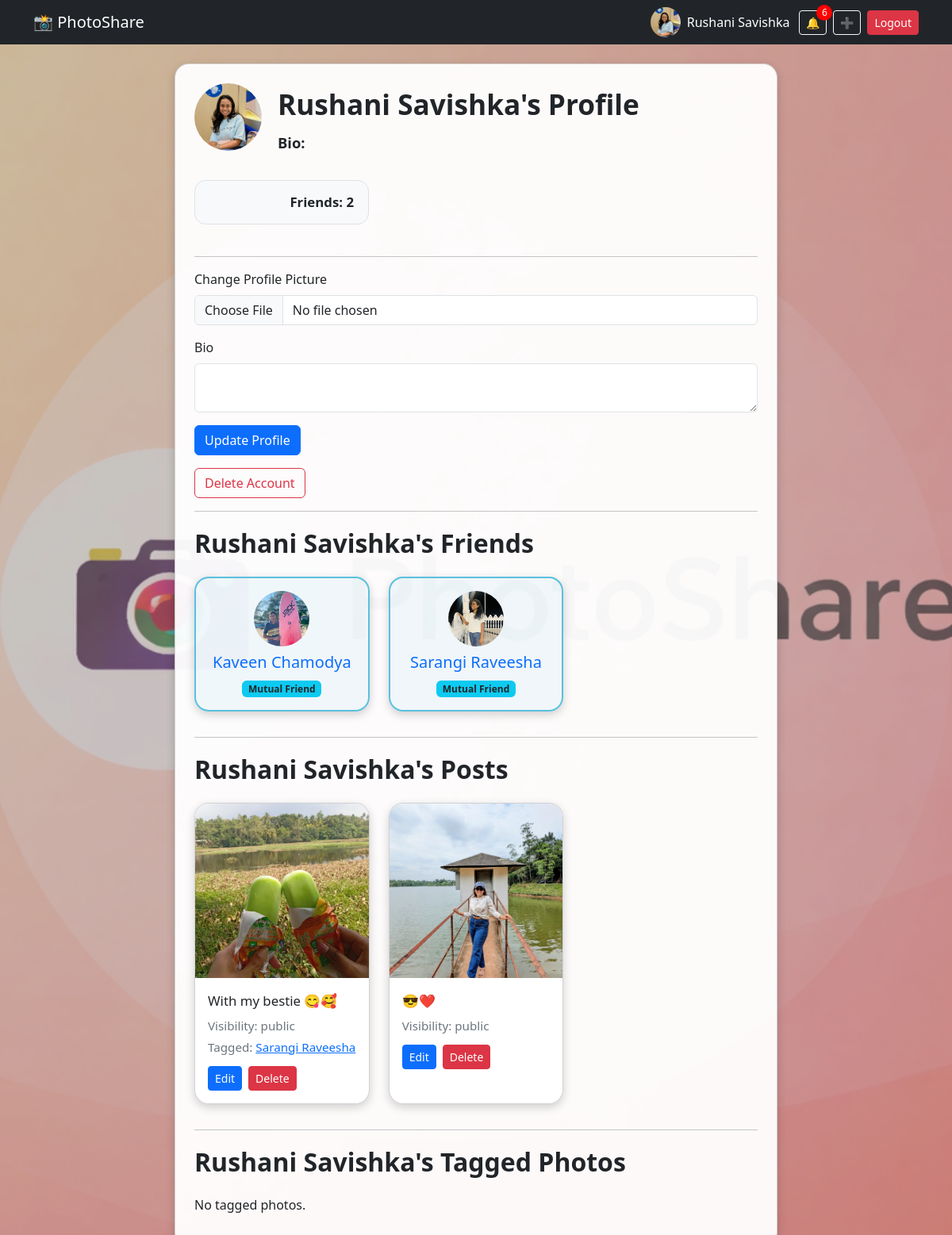
Screenshot of /users/Rushani Savishka/ (signed in) with the database file from the repository.
### users/models.py (models this page shows, shortened)
class Profile(models.Model):
    user = models.OneToOneField(User, on_delete=models.CASCADE, related_name='profile')
    bio = models.TextField(blank=True)
    avatar = models.ImageField(upload_to='avatars/', blank=True, null=True)
    friends = models.ManyToManyField('self', blank=True, symmetrical=True)

### photos/models.py (models this page shows, shortened)
class Photo(models.Model):
    VISIBILITY_CHOICES = [
        ('public', 'Public'),
        ('friends', 'Friends'),
        ('private', 'Private'),
    ]
    author = models.ForeignKey(User, on_delete=models.CASCADE, related_name='photos')
    image = models.ImageField(upload_to='photos/')
    caption = models.TextField(blank=True)
    visibility = models.CharField(max_length=10, choices=VISIBILITY_CHOICES, default='public')
    created_at = models.DateTimeField(auto_now_add=True)

class PhotoTag(models.Model):
    photo = models.ForeignKey(Photo, on_delete=models.CASCADE, related_name='tags')
    user = models.ForeignKey(User, on_delete=models.SET_NULL, null=True, blank=True, related_name='photo_tags')
    username_snapshot = models.CharField(max_length=150)
    class Meta:
        unique_together = ('photo', 'username_snapshot')
    @property
    def display_name(self):
        return self.user.username if self.user else self.username_snapshot

### users/views.py (the view, shortened to what this page needs)
# urls.py: path('<str:username>/', views.profile, name='profile'),
@login_required
def profile(request, username):
    profile_user = get_object_or_404(User, username=username)
    viewer = request.user
    is_own_profile = viewer == profile_user
    is_friend = False
    if not is_own_profile:
        is_friend = viewer.profile in profile_user.profile.friends.all()
    if is_own_profile:
        photos = Photo.objects.filter(author=profile_user).order_by('-created_at')
    elif is_friend:
        photos = Photo.objects.filter(
            author=profile_user,
            visibility__in=['public', 'friends']
        ).order_by('-created_at')
    else:
        photos = Photo.objects.filter(
            author=profile_user,
            visibility='public'
        ).order_by('-created_at')
    if is_own_profile:
        tagged_photos = Photo.objects.filter(tags__user=profile_user).exclude(author=profile_user).distinct()
    elif is_friend:
        tagged_photos = Photo.objects.filter(
            tags__user=profile_user
        ).exclude(author=profile_user).filter(
            visibility__in=['public', 'friends']
        ).distinct()
    else:
        tagged_photos = Photo.objects.filter(
            tags__user=profile_user,
            visibility='public'
        ).exclude(author=profile_user).distinct()
    sent_request = FriendRequest.objects.filter(sender=viewer, receiver=profile_user).first() if not is_own_profile else None
    received_request = FriendRequest.objects.filter(sender=profile_user, receiver=viewer).first() if not is_own_profile else None
    profile_friends = profile_user.profile.friends.select_related('user').all()
    viewer_friend_ids = set(viewer.profile.friends.values_list('id', flat=True))
    friend_cards = []
    for friend_profile in profile_friends:
        if friend_profile.user == viewer:
            relation_state = 'you'
        elif friend_profile.id in viewer_friend_ids:
            relation_state = 'mutual'
        friend_cards.append({
            'profile': friend_profile,
            'relation_state': relation_state,
        })
    friends_count = len(friend_cards)
    connection_with_you = 0
    if is_friend:
        connection_with_you = 1
    context = {
        'profile_user': profile_user,
        'photos': photos,
        'tagged_photos': tagged_photos,
        'is_own_profile': is_own_profile,
        'is_friend': is_friend,
        'sent_request': sent_request,
        'received_request': received_request,
        'friend_cards': friend_cards,
        'friends_count': friends_count,
        'connection_with_you': connection_with_you,
    }
    return render(request, 'photos/profile.html', context)

### users/context_processors.py (called while the page is built)
def notifications_count(request):
    if request.user.is_authenticated:
        return {
            'unread_notifications_count': request.user.notifications.filter(is_read=False).count()
        }
    return {'unread_notifications_count': 0}

### templates/photos/profile.html (shortened to what this page needs)
{% extends 'base.html' %}
{% block content %}
<div class="card p-4">
    <div class="profile-top mb-4">
        <div class="profile-left">
            <div>
                {% if profile_user.profile.avatar %}
                    <img src="{{ profile_user.profile.avatar.url }}" class="profile-avatar-lg">
                {% else %}
                    <img src="https://via.placeholder.com/85x85.png?text=U" class="profile-avatar-lg">
                {% endif %}
            </div>
            <div>
                <div class="profile-name">{{ profile_user.username }}'s Profile</div>
                <div class="profile-bio">
                    <strong>Bio:</strong> {{ profile_user.profile.bio }}
                </div>
            </div>
        </div>
        <div class="profile-stats">
            <div class="profile-stat-box">
                <div class="profile-stat-line">
                    Friends: {{ friends_count }}
                </div>
            </div>
        </div>
    </div>
    {% if is_own_profile %}
    <hr>
    <form method="POST" enctype="multipart/form-data">
        <label class="form-label">Change Profile Picture</label>
        <input type="file" name="avatar" class="form-control mb-3">
        <label class="form-label">Bio</label>
        <textarea name="bio" class="form-control mb-3">{{ profile_user.profile.bio }}</textarea>
        <button class="btn btn-primary">Update Profile</button>
    </form>
    <div class="mt-3">
        <a href="{% url 'delete_account' %}" class="btn btn-outline-danger">Delete Account</a>
    </div>
    {% endif %}
    <hr>
    <div class="section-title">{{ profile_user.username }}'s Friends</div>
    {% if friend_cards %}
        <div class="row">
            {% for card in friend_cards %}
                <div class="col-md-4 mb-3">
                    <div class="card h-100 friend-card {% if card.relation_state == 'mutual' %}mutual-card{% endif %}">
                        <div class="card-body text-center">
                            {% if card.profile.avatar %}
                                <img src="{{ card.profile.avatar.url }}" class="avatar mb-2" style="width:70px;height:70px;">
                            {% else %}
                                <img src="https://via.placeholder.com/70x70.png?text=U" class="avatar mb-2" style="width:70px;height:70px;">
                            {% endif %}
                            <h5 class="mb-2">
                                <a href="{% url 'profile' card.profile.user.username %}" style="text-decoration:none;">
                                    {{ card.profile.user.username }}
                                </a>
                            </h5>
                            {% if card.relation_state == 'you' %}
                                <span class="badge bg-dark">You</span>
                            {% elif card.relation_state == 'mutual' %}
                                <span class="badge bg-info text-dark">Mutual Friend</span>
                            {% elif card.relation_state == 'sent' %}
                                <span class="badge bg-secondary">Request Sent</span>
                            {% elif card.relation_state == 'received' %}
                                <a href="{% url 'accept_friend_request' card.profile.user.username %}" class="btn btn-success btn-sm">Accept</a>
                            {% else %}
                                <a href="{% url 'send_friend_request' card.profile.user.username %}" class="btn btn-primary btn-sm">Add Friend</a>
                            {% endif %}
                        </div>
                    </div>
                </div>
            {% endfor %}
        </div>
    {% else %}
        <p>No friends yet.</p>
    {% endif %}
    <hr>
    <div class="section-title">{{ profile_user.username }}'s Posts</div>
    {% if photos %}
        <div class="row">
            {% for photo in photos %}
                <div class="col-md-4 mb-3">
                    <div class="card h-100 profile-post-card">
                        <img src="{{ photo.image.url }}" class="card-img-top" style="height:220px; object-fit:cover;">
                        <div class="card-body">
                            <p class="mb-2 post-card-text">{{ photo.caption }}</p>
                            <div class="post-meta mb-1">Visibility: {{ photo.visibility }}</div>
                            {% if photo.tags.all %}
                                <div class="post-meta mb-2">
                                    Tagged:
                                    {% for tag in photo.tags.all %}
                                        {% if tag.user %}
                                            <a href="{% url 'profile' tag.user.username %}">{{ tag.display_name }}</a>
                                        {% else %}
                                            {{ tag.display_name }}
                                        {% endif %}
                                    {% endfor %}
                                </div>
                            {% endif %}
                            {% if is_own_profile %}
                                <div class="profile-post-actions">
                                    <a href="{% url 'edit_photo' photo.id %}" class="btn btn-primary btn-sm">Edit</a>
                                    <a href="{% url 'delete_photo' photo.id %}" class="btn btn-danger btn-sm">Delete</a>
                                </div>
                            {% endif %}
                        </div>
                    </div>
                </div>
            {% endfor %}
        </div>
    {% else %}
        <p>No posts yet.</p>
    {% endif %}
    <hr>
    <div class="section-title">{{ profile_user.username }}'s Tagged Photos</div>
    {% if tagged_photos %}
        <div class="row">
            {% for photo in tagged_photos %}
                <div class="col-md-4 mb-3">
                    <div class="card h-100 profile-post-card">
                        <img src="{{ photo.image.url }}" class="card-img-top" style="height:220px; object-fit:cover;">
                        <div class="card-body">
                            <p class="mb-1"><strong>Owner:</strong> {{ photo.author.username }}</p>
                            <p class="mb-2 post-card-text">{{ photo.caption }}</p>
                            <div class="post-meta">Visibility: {{ photo.visibility }}</div>
                        </div>
                    </div>
                </div>
            {% endfor %}
        </div>
    {% else %}
        <p>No tagged photos.</p>
    {% endif %}
</div>
{% endblock %}

### templates/base.html (shortened to what this page needs)
<!DOCTYPE html>
<html>
<head>
    {% load static %}
    <link href="https://cdn.jsdelivr.net/npm/bootstrap@5.3.0/dist/css/bootstrap.min.css" rel="stylesheet">
</head>
<body>
<nav class="navbar navbar-dark bg-dark">
    <div class="container">
        <a class="navbar-brand" href="/">📸 PhotoShare</a>
        <div class="d-flex align-items-center">
            {% if user.is_authenticated %}
                <a href="{% url 'profile' user.username %}" class="navbar-profile">
                    {% if user.profile.avatar %}
                        <img src="{{ user.profile.avatar.url }}" class="avatar">
                    {% else %}
                        <img src="https://via.placeholder.com/38x38.png?text=U" class="avatar">
                    {% endif %}
                    <span>{{ user.username }}</span>
                </a>
                <a href="{% url 'notifications' %}" class="btn btn-outline-light btn-sm me-2 notification-badge">
                    🔔
                    {% if unread_notifications_count > 0 %}
                        <span class="notification-count">{{ unread_notifications_count }}</span>
                    {% endif %}
                </a>
                <a href="{% url 'upload' %}" class="btn btn-outline-light btn-sm me-2">➕</a>
                <form method="post" action="{% url 'logout' %}" style="display:inline;">
                    <button class="btn btn-danger btn-sm">Logout</button>
                </form>
            {% else %}
                <a href="/login/" class="btn btn-light btn-sm me-2">Login</a>
                <a href="/users/register/" class="btn btn-warning btn-sm">Register</a>
            {% endif %}
        </div>
    </div>
</nav>
<div class="feed mt-4 mb-5">
    {% block content %}{% endblock %}
</div>
</body>
</html>

### templates/photos/profile.html (style rules this page uses)
.profile-top { display: flex; justify-content: space-between; align-items: flex-start; gap: 24px; flex-wrap: wrap; }
.profile-left { display: flex; align-items: flex-start; gap: 20px; }
.profile-avatar-lg { width: 85px; height: 85px; border-radius: 50%; object-fit: cover; }
.profile-name { font-size: 2.2rem; font-weight: 700; margin-bottom: 8px; }
.profile-bio { font-size: 1.15rem; margin-bottom: 10px; }
.profile-stats { min-width: 220px; text-align: right; }
.profile-stat-box { background: #f8f9fa; border: 1px solid #dee2e6; border-radius: 14px; padding: 14px 18px; }
.profile-stat-line { font-size: 1.05rem; font-weight: 600; margin-bottom: 6px; }
.profile-stat-line:last-child { margin-bottom: 0; }
.friend-card { border-radius: 18px; }
.mutual-card { border: 2px solid #5bc0de !important; background: rgba(91, 192, 222, 0.08) !important; }
.section-title { font-size: 2rem; font-weight: 700; margin-bottom: 18px; }
.post-card-text { font-size: 1.05rem; }
.post-meta { font-size: 0.95rem; color: #6c757d; }
.profile-post-card { border-radius: 18px; overflow: hidden; }
.profile-post-actions { display: flex; gap: 8px; margin-top: 12px; }

### rows the page displays
Profile: profile.avatar (picture), profile.user.username "Kaveen Chamodya"
Profile: profile.avatar (picture), profile.user.username "Sarangi Raveesha"
Photo: image (picture), caption "With my bestie 😋🥰", visibility "public"
PhotoTag: display_name "Sarangi Raveesha"
Photo: image (picture), caption "😎❤️", visibility "public"

### other values shown
{{ user.username }} "Rushani Savishka"
{{ unread_notifications_count }} "6"
{{ profile_user.username }} "Rushani Savishka"
{{ friends_count }} "2"
